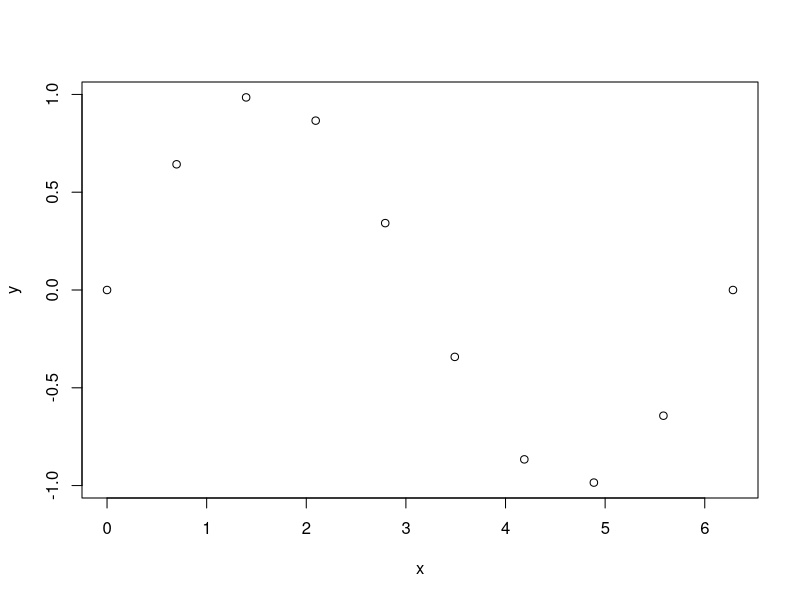

The R source for this figure:
## ---- chunk 1
library(tidyverse)
library(magrittr)
## ---- chunk 2
lst <- setNames(lapply(seq(1, 9, 3), function(i) i:(i + 2)), 
  c("A", "B", "C"))
tb1 <- tibble(x = 1:3, y = lst)
tb1
## ---- chunk 3
tb1[[2]]    # Returns the second columns, i.e. the list
tb1[1, 2]   # Returns a sub-list
tb1[[1, 2]] # Return the vector contained in the sub-list
## ---- chunk 4
tb2 <- tibble("A re@lly *Bad* Name" = 1:3)
names(tb2)
## ---- chunk 5
tb3 <- tibble(
  x = seq(0, 2*pi, length.out = 10),
  y = sin(x)
)
plot(tb3)
## ---- chunk 6
ll <- list(a = 1:3, b = 4:6, c = LETTERS[1:3])
str(as.data.frame(ll))
str(as_data_frame(ll))
## ---- chunk 7
df <- tibble(x = 1:3, y = 3:1)
df %>% add_column(z = letters[1:3], w = LETTERS[3:1])
df %>% add_row(x = c(9, 10), y = c(10, 9))
## ---- chunk 8
df1 <- df
df2 <- df[c(3, 1, 2), ] # Scrambled version of df1
all_equal(df1, df2)
## ---- chunk 9
m <- matrix(1:16, nrow = 4)
as_tibble(m)
## ---- chunk 10
df <- tibble(col1 = 1:3, col2 = 3:1, col3 = c('a', 'b', 'c'))
has_name(df, c('col1', 'col3'))
## ---- chunk 11
df %<>% column_to_rownames(var = "col3")
df
rownames_to_column(df, var = "row_names")
